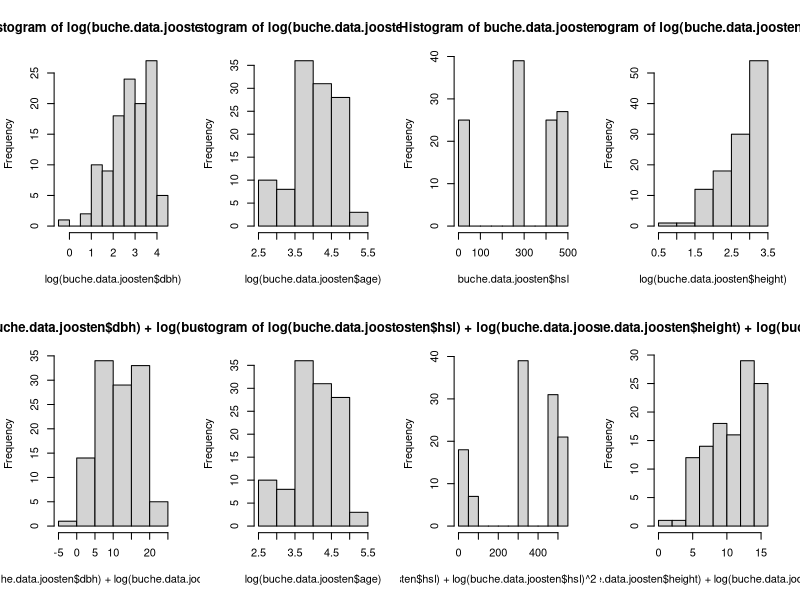
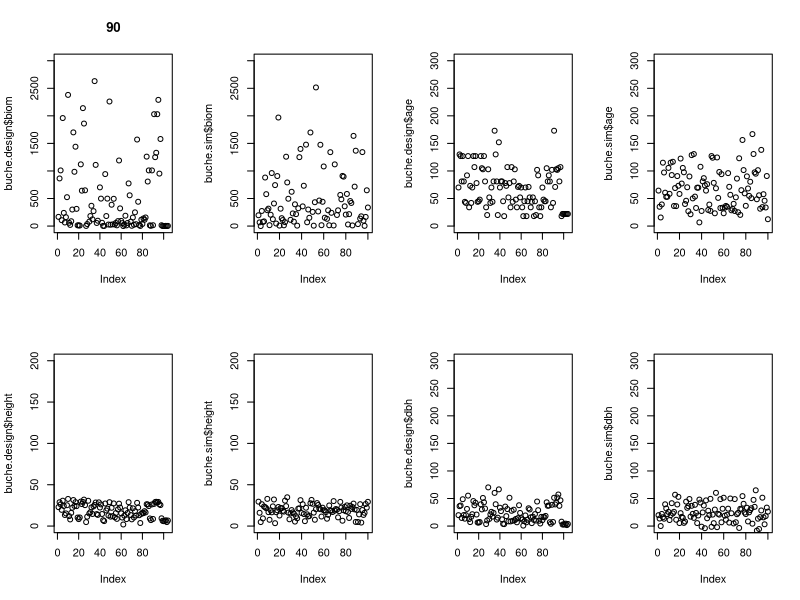
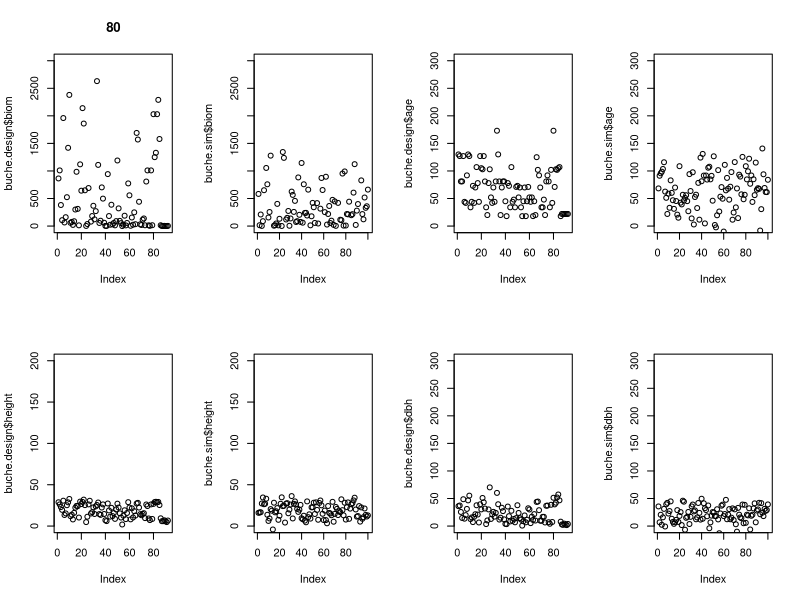
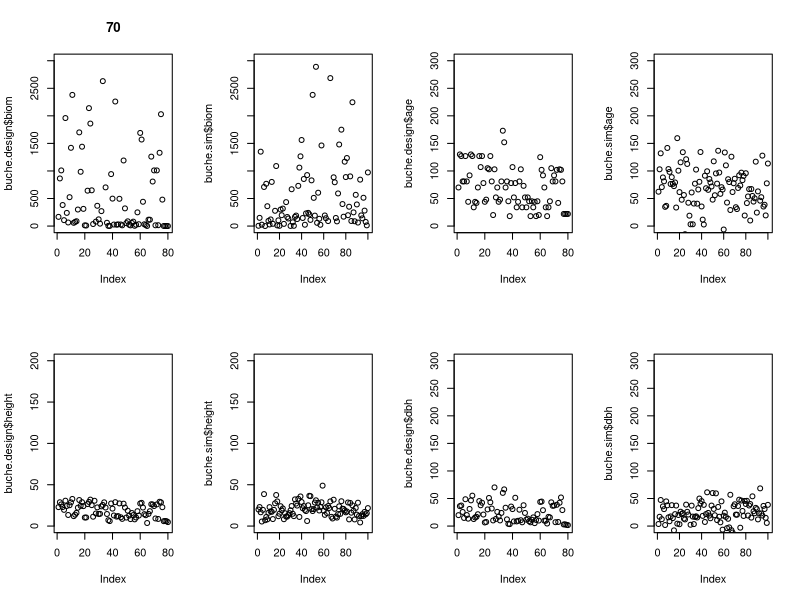
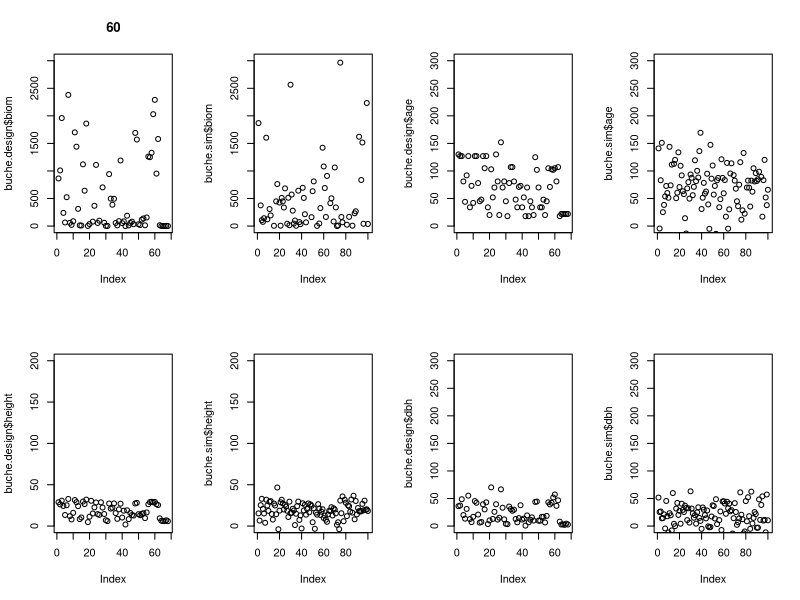

Write R code to recreate these figures, in order.
# Setzen des Working Directory
# setwd("~/Documents/Master Data Science/Statistische Verfahren/Projekt/Statistische-Verfahren--Projekt-4.1-Buche/Aufgabenstellung")
# Laden der Daten aus CSV
buche.data = read.csv("buche.csv", sep=",")
head(buche.data)
# Seed fuer den Random Number Generator
set.seed(0)

# Aufteilen des Datensatzes in Teildatensaetze jedes einzelogen Autors
buche.data.joosten = subset(buche.data, buche.data[,1] == "Joosten")

## Best subset selection
# 1. maximales Modell festlegen
# 2. alle Teilmodelle sind Kandidatenmodelle
# 3. Entscheidung basierend auf Mallow's Cp
# 4. Schaetzer fuer SPSE = Cp * sigma2.max + n* sigma2.max

## leaps
require("leaps")

# joosten
buche.bss.joosten = regsubsets(log(biom)~1+ I(log(dbh))+I(log(dbh)^2)+I(log(age))+I(log(age)^2)+I(log(height))+I(log(height)^2)+hsl+I(hsl^2)+I(log(hsl))+I(log(hsl)^2), data = buche.data.joosten, nbest = 3) ## nbest = 3, jeweils die drei besten Modelle gleicher Parameterzahl
# summary(buche.bss.joosten)

summary(buche.bss.joosten)$cp
summary(buche.bss.joosten)$which[22,] # Modell 22 liefert betragsmaessig besten CP-Wert (8.344969)

m.joosten = lm(log(biom)~1+ I(log(dbh))+I(log(dbh)^2)+I(log(age))+I(log(height))+I(log(height)^2)+hsl+I(log(hsl))+I(log(hsl)^2), data = buche.data.joosten)

## Simulation
# Genutzter Datensatz und Anzal der Outputs fuer Kreuzvalidierung
buche.data.used = buche.data.joosten

# Anzahl der Beobachtungen fuer den gewaehlten Datensatz
numberObs = nrow(buche.data.used)

cross.length.out = numberObs

# Initialisierung
SPSE = rep(0,4)
SPSE.theo = rep(0,4)
n = 100
reps = 1 

## Kreuzalidierung
index = rep(1:10, length.out = cross.length.out)

par(mfrow = c(2,4))
hist(log(buche.data.joosten$dbh))
hist(log(buche.data.joosten$age))
hist(buche.data.joosten$hsl)
hist(log(buche.data.joosten$height))
hist(log(buche.data.joosten$dbh) + log(buche.data.joosten$dbh)^2)
hist(log(buche.data.joosten$age))
hist(log(buche.data.joosten$hsl) + log(buche.data.joosten$hsl)^2 + buche.data.joosten$hsl)
hist(log(buche.data.joosten$height) + log(buche.data.joosten$height)^2)


for(m in 1:4){
  for(j in 1:reps){
    index = sample(index)
    i = c(1:(m))
    ## Zerlegung
    buche.test= buche.data.used[index %in% i,]
    buche.design= buche.data.used[!(index %in% i),]
    
    ## Simulation
    biom.mean = mean(buche.design$biom)
    biom.sd = sd(buche.design$biom)
    #biom.sim = rnorm(n, mean = biom.mean, sd = biom.sd)
    
    age.mean = mean(buche.design$age)
    age.sd = sd(buche.design$age)
    age.sim = rnorm(n, mean = age.mean, sd = age.sd)
    
    dbh.mean = mean(buche.design$dbh)
    dbh.sd = sd(buche.design$dbh)
    dbh.sim = rnorm(n, mean = dbh.mean, sd = dbh.sd)
    
    height.mean = mean(buche.design$height)
    height.sd = sd(buche.design$height)
    height.sim = rnorm(n, mean = height.mean, sd = height.sd)
    
    hsl.mean = mean(buche.design$hsl)
    hsl.sd = sd(buche.design$hsl)
    hsl.sim = rnorm(n, mean = hsl.mean, sd = hsl.sd)
    
    m.joosten.design = lm(log(biom)~1+ I(log(dbh))+I(log(dbh)^2)+I(log(age))+I(log(height))+I(log(height)^2)+hsl+I(log(hsl))+I(log(hsl)^2), data = buche.design)
    buche.sim.temp = data.frame(age = age.sim, dbh = dbh.sim, height = height.sim, hsl = hsl.sim)
    biom.sim = exp(predict(m.joosten.design, newdata=buche.sim.temp))
    
    buche.sim = data.frame(hsl = hsl.sim, age = age.sim, dbh = dbh.sim, height = height.sim, biom = biom.sim)
    
    #(buche.sim)
    #plot(buche.design)
    #plot(buche.data.used)
    plot(buche.design$biom, ylim=c(0,3000), main = 100 - m*10)
    plot(buche.sim$biom, ylim=c(0,3000))
    plot(buche.design$age, ylim=c(0,300))
    plot(buche.sim$age, ylim=c(0,300))
    plot(buche.design$height, ylim=c(0,200))
    plot(buche.sim$height, ylim=c(0,200))
    plot(buche.design$dbh, ylim=c(0,300))
    plot(buche.sim$dbh, ylim=c(0,300))
    
    
    # Muessen die simulierten Biomassedaten nicht zu den Parametern passen? Wie wird das erreicht?
    # Wie bekommen wir Simulierte Parameter zu den simulierten Biomassedaten?
    # In einer Loesung von vorherigen Studenten wurden einfach zufaellig Daten aus der Designmatrix mit den simulierten Biomassedaten verknuepft. Wieso ist das zielfuehrend?
    
    ## Parameterschaetzung
    #TODO: verwenden der Simulationsdaten fuer die Berechunung der Parameter
    m.joosten = lm(log(biom)~1+ I(log(dbh))+I(log(dbh)^2)+I(log(age))+I(log(height))+I(log(height)^2)+hsl+I(log(hsl))+I(log(hsl)^2), data = buche.sim)
   
    ## Prognosefehler
    
    ## Erwarteter SPSE
    SPSE[m] = SPSE[m] + sum((log(buche.test$biom)-predict(m.joosten, newdata=buche.test))^2)/nrow(buche.test)
    
    ## Theoretischer SPSE
    # SPSE = n*sd^2 + (bias ist NULL, da Zufallszahlen Erwartungstreu) + |M|*sd^2
    numberObs.sim = nrow(buche.design)  # Anzahl der Beobachtungen fuer den gewaehlten Datensatz
    #SPSE.theo[m] = SPSE.theo[m] + (n*biom.sd^2 + numberObs.sim*biom.sd^2)/nrow(buche.design) #Biasterm ist Null
    
  }
  SPSE[m] = SPSE[m]/reps
  SPSE.theo[m] = SPSE.theo[m]/reps
}
SPSE.theo = (n*biom.sd^2 + numberObs.sim*biom.sd^2) #Biasterm ist Null
